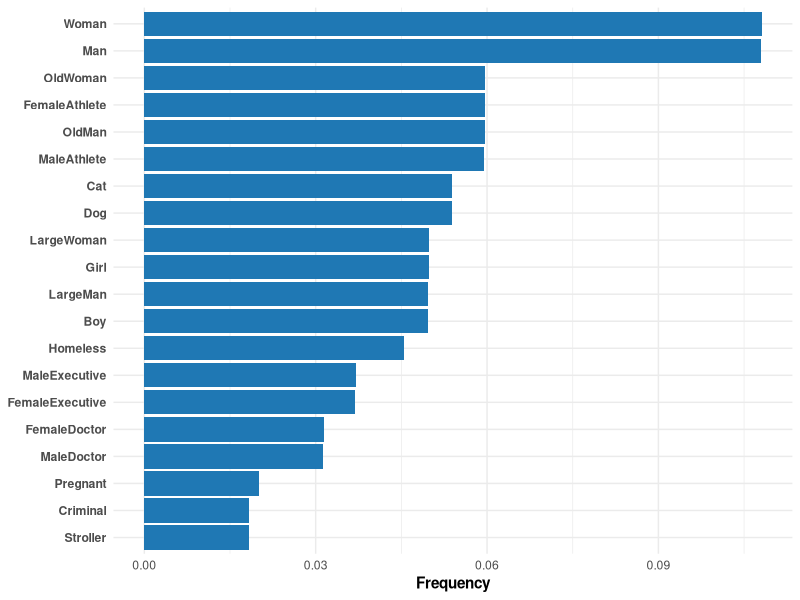
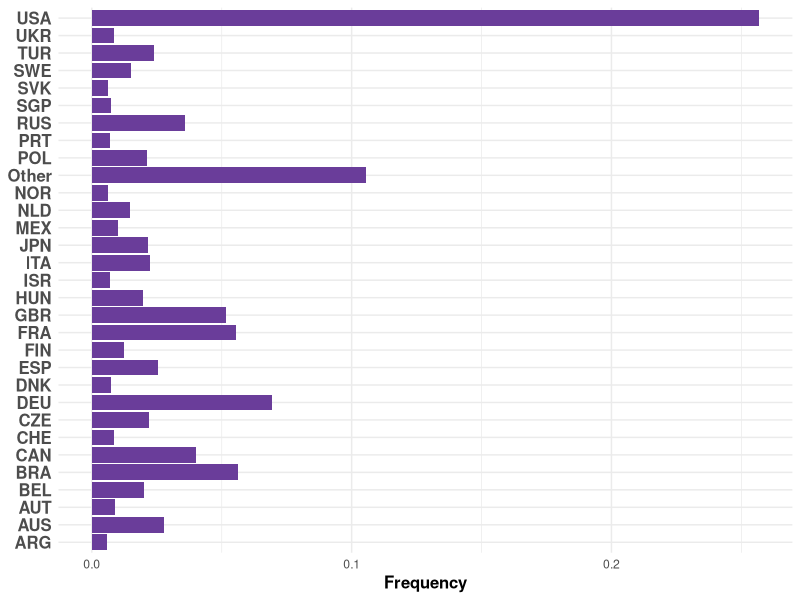
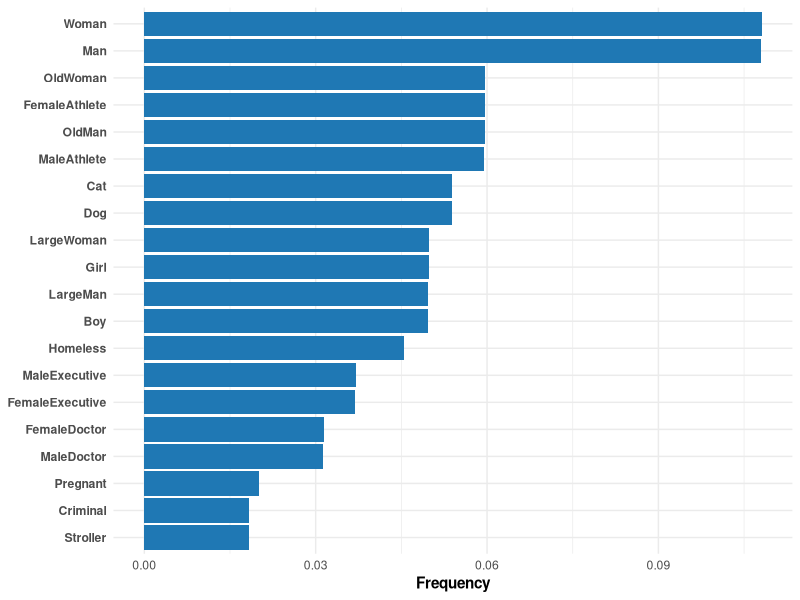
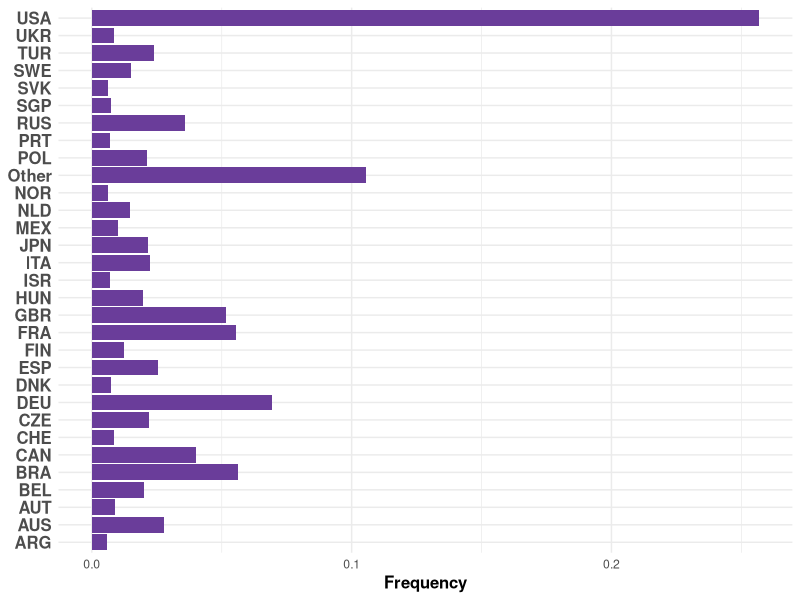

Here is the R script that generated these plots, in order: (Note: this script raises an error after producing the figures.)
library(ggplot2)
library(tidyverse)
library(ggrepel)

primary_bold = "#1f78b4"
primary_light = "#C1DAEA"
secondary = "#6a3d9a"

## Frequency plots ##
freq_scenario = read.csv("figures/data/freq_scenario.csv")
freq_character = read.csv("figures/data/freq_character.csv")
freq_country = read.csv("figures/data/freq_countries.csv")

ggplot(freq_character, aes(x=reorder(X, frequency), y=frequency)) + 
  geom_bar(stat="identity") + 
  geom_col(fill=primary_bold) + 
  xlab("Character") +
  ylab("Frequency") +
  coord_flip() +
  theme_minimal() +
  theme(
    axis.text.y = element_text(face="bold"),
    axis.title.x = element_text(face="bold"),
    axis.title.y = element_blank()
  )
ggsave('figures/freq_character.png', width=4, height=6)

n=30
df = head(arrange(freq_country, desc(UserCountry3)), n=n)
df$X = factor(df$X, levels=df$X[order(df$UserCountry3)])
other = tail(arrange(freq_country, desc(UserCountry3)), n=nrow(freq_country)-n)
de = data.frame("Other", sum(other$UserCountry3))
names(de) = c("X", "UserCountry3")
df = rbind(de, df)

ggplot(df, aes(x=X, y=UserCountry3)) + 
  geom_bar(stat="identity") + 
  geom_col(fill=secondary) + 
  xlab("Character") +
  ylab("Frequency") +
  coord_flip() +
  theme_minimal() +
  theme(
    axis.text.y = element_text(face="bold", size=12),
    axis.title.x = element_text(face="bold", size=12),
    axis.title.y = element_blank()
  )
ggsave('figures/freq_countries.png', width=4, height=6)


## Scatters ##
lfanalysis_weighted = read.csv("figures/data/mm-weights.csv")
format_lf_name = function(x) {
  x = gsub("_", " ", x)
  if (x == "utilitarian anthro") return("utilitarian (human)")
  if (x %in% c("youth", "doctors", "females")) return(paste("save", x))
  if (x %in% c("pets", "homeless", "criminals")) return(paste("sacrifice", x))
  if (x=="inaction") return("intervene")
  if (x=="status") return("favor executives")
  if (x=="legal") return("favor legal crossing")
  if (x=="illegal") return("disfavor illegal crossing")
  return(x)
}
lfanalysis_weighted$X = lapply(lfanalysis$X, format_lf_name)
lfanalysis_weighted$Weight = lfanalysis_weighted$weight
ggplot(lfanalysis_weighted, aes(x=Coverage, y=Emp..Acc., size=Weight)) +
  geom_point(fill=primary_light, colour=primary_bold, shape=21, stroke=1) +
  scale_size_continuous(range = c(1,15)) +
  labs(y="Accuracy", x="Coverage") +
  ggtitle("Heuristic Accuracy vs. Coverage") +
  theme(legend.position=c(.90, .70)) +
  geom_label_repel(aes(label=X), size=3, box.padding=0.75, point.padding=0.5)
ggsave('figures/mm-weights.png', width=7.5, height=7.5)

## Histograms ##
L = read.csv("figures/data/mm-density.csv")
find_density = function(x) {
  return(length(which(x[-1] != -1)))
}
L$density = apply(L, 1, find_density)
ggplot(L, aes(x=density)) +
  geom_density(color="#1f78b4", fill="#C1DAEA", adjust=1.5) +
  labs(y="Smoothed Density", x="Non-Abstaining Heuristic Functions") +
  theme_minimal()
ggsave('figures/mm-density.png', width=3, height=3)